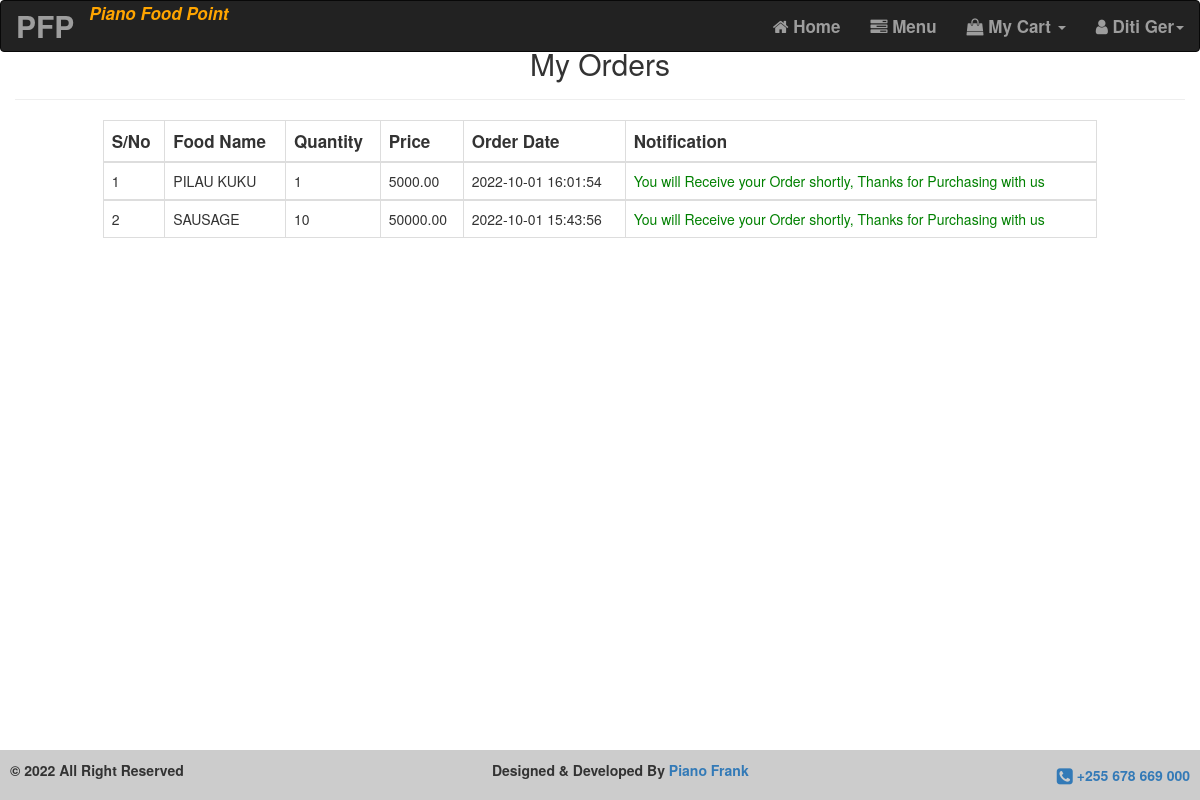
The page /customertable.php (signed in) on the database as committed earlier.
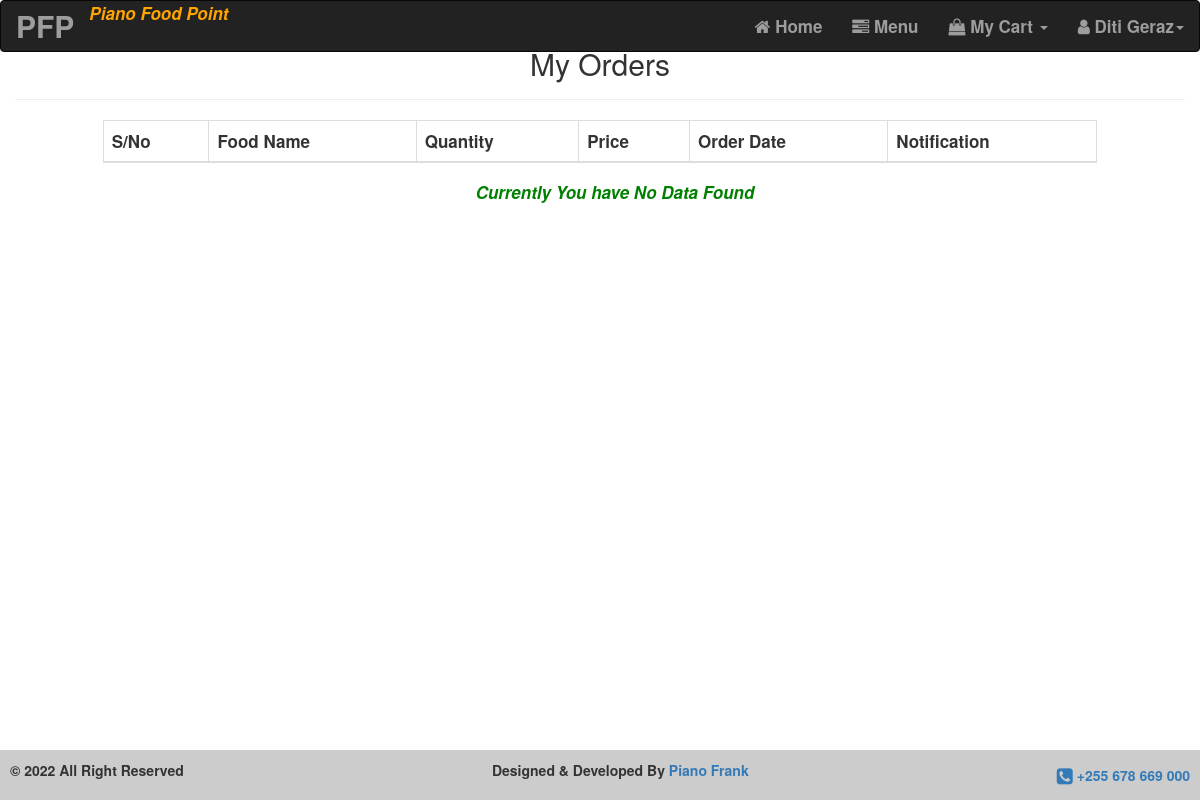
The same page on the database as committed later.
### tables this page shows
CREATE TABLE `orders` (
  `id` int(11) NOT NULL,
  `customer_id` int(11) NOT NULL,
  `order_name` varchar(100) NOT NULL,
  `quantity` int(11) NOT NULL,
  `order_date` datetime DEFAULT current_timestamp(),
  `total_price` decimal(10,2) DEFAULT NULL,
  `reply` int(11) NOT NULL DEFAULT 0
);

### customertable.php (the view, shortened to what this page needs)
<?php
include('server.php');
include('footer.php');
include('header_customer.php');
$logged_user = $_SESSION['user_id'];
$count = 1;
$select_menus = mysqli_query($conn, "SELECT customer.id, customer.first_name, customer.last_name,customer.email, customer.phone,
customer.street, orders.order_name, orders.quantity,orders.reply, orders.order_date, orders.total_price FROM
customer INNER JOIN orders ON customer.id = orders.customer_id WHERE customer.id = '$logged_user'  ORDER BY orders.order_date DESC");
?>
<!DOCTYPE html>
<html>
    <head>
        <link rel="stylesheet" href="bootstrap3.min.css">
        <link rel="stylesheet" href="https://maxcdn.bootstrapcdn.com/font-awesome/4.6.3/css/font-awesome.min.css">
    </head>
    <body>
<section>
  <div class="container-fluid">
    <div class="text-center page-header" style="margin-top: 4%;">
        <h2 style="margin-top: auto;">My Orders</h2>
    </div>
    <table class="table table-responsive table-hover table-bordered" style="width: 85%; margin-left: auto; margin-right:auto;">
      <thead style="font-size: 1.7rem;">
          <tr>
            <th>S/No</th>
            <th>Food Name</th>
            <th>Quantity</th>
            <th>Price</th>
            <th>Order Date</th>
            <th>Notification</th>
          </tr>
      </thead>
                    <?php
                    if(empty(mysqli_num_rows($select_menus))) {
                      echo "<i><p style='text-align:center; font-size: 1.7rem; position: absolute;
                      margin-top: 5%; width: 100%; font-weight: bold; color: green;'>
                      Currently You have No Data Found</p></i>";
                    } else
                    while($row = mysqli_fetch_array($select_menus)) { ?>
                    <tbody>
                        <tr>
                            <td><?php echo $count++; ?></td>
                            <td><?php echo $row['order_name']; ?></td>
                            <td><?php echo $row['quantity']; ?></td>
                            <td><?php echo $row['total_price']; ?></td>
                            <td><?php echo $row['order_date']; ?></td>
                            <td><?php if($row['reply']==1){echo '<span style=" color:green;">You will Receive your Order shortly,
                                 Thanks for Purchasing with us</span>';} else { echo '<span style="color: red;">In Progress</span>'; } ?></td>
                        </tr>
                    </tbody>
                    <?php }
                    ?>
  </div>
</section>
</body>
</html>

### footer.php (shortened to what this page needs)
<!DOCTYPE html>
<html>
    <head>
    </head>
    <body>
        <div style="position: fixed; width: 100%; display: flex; z-index:1;
        justify-content: space-between; align-items: center; bottom: 0; background: #ccc; padding: 10px; font-weight:bold;">
            <p>&copy; 2022 All Right Reserved </p>
            <p>Designed & Developed By <a href="#">Piano Frank</a></p>
            <div style="display: flex; justify-content: space-around; align-items: center;">
                <a href="#"><i class="fa fa-phone-square fa-lg"></i> +255 678 669 000</a>
            </div>
        </div>
    </body>
</html>

### header_customer.php (shortened to what this page needs)
<nav class="navbar navbar-inverse" style="position: fixed; width: 100%; z-index: 1;">
    <div style="font-size:1.7rem; font-weight: bold;">
        <div class="navbar-header">
            <a class="navbar-brand" href="#" style="font-size: 3rem; font-weight:bold;">PFP</a>
            <i style="color:orange;">Piano</i>
            <i style="color: orange;">Food</i>
            <i style="color: orange;">Point</i>
        </div>
        <div class="collapse navbar-collapse" id="myNavbar">
            <ul class="nav navbar-nav navbar-right">
                <li><a href="user_dashboard.php"><i class="fa fa-home"></i> Home</a></li>
                <li><a href="index.php"><i class="fa fa-tasks"></i> Menu</a></li>
                <li class="dropdown">
                    <a class="dropdown-toggle" data-toggle="dropdown" href="#"><i class="fa fa-shopping-bag"></i> My Cart <span class="caret"></span></a>
                </li>
                <li class="dropdown">
                    <a class="dropdown-toggle" data-toggle="dropdown" href="#"><span class="fa fa-user"></span><?php echo ' ' .$_SESSION['fullname']; ?><span class="caret"></span></a>
                </li>
            </ul>
        </div>
    </div>
</nav>

Rows that differ between the two databases and show on the page:
removed orders: order_name "PILAU KUKU", quantity "1", total_price "5000.00", order_date "2022-10-01 16:01:54", shows "You will Receive your Order shortly, Thanks for Purchasing with us"
removed orders: order_name "SAUSAGE", quantity "10", total_price "50000.00", order_date "2022-10-01 15:43:56", shows "You will Receive your Order shortly, Thanks for Purchasing with us"
Other text that changed with them:
$_SESSION['fullname']: "Diti Ger" → "Diti Geraz"
text now shown: "Currently You have No Data Found"
